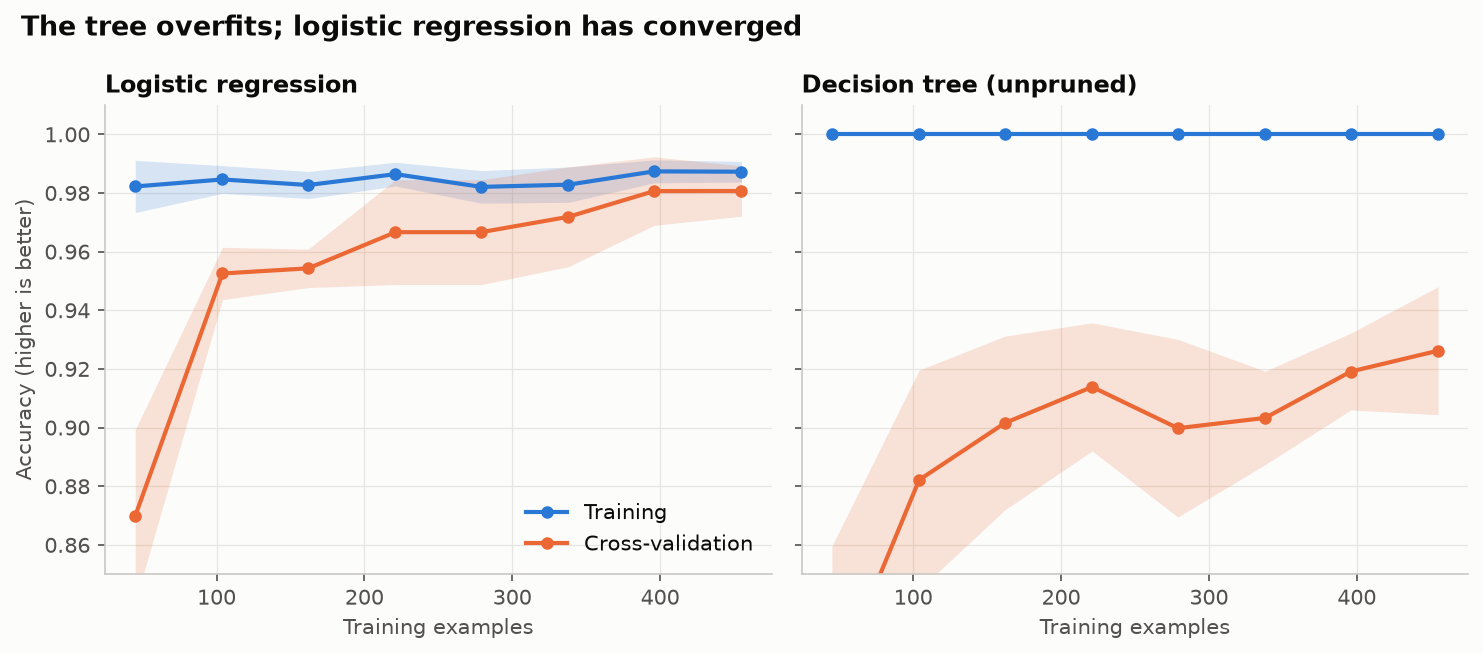

The Python source for this figure:
"""
Learning Curve  -  family: Multivariate & ML

DESIGN PURPOSE
Plots training and cross-validated performance against the number of training
examples. The gap and the trend tell you whether a model is underfitting,
overfitting, or would benefit from more data.

WHEN TO USE
  - Decide whether collecting more data is likely to improve a model
  - Diagnose overfitting (large train–validation gap) or underfitting (both
    scores low)
  - Compare how quickly candidate models learn from limited data

AVOID WHEN
  - The dataset is tiny (cross-validation scores will be too noisy to compare)
  - You want to compare models at one fixed data size (a table or dot plot is
    clearer)

ALTERNATIVES
  - Validation curve (score vs a hyperparameter)
  - Dot plot of cross-validation scores per model

EXAMPLE
Two classifiers on the real Breast Cancer Wisconsin dataset
(load_breast_cancer, 569 tumours), with accuracy from 5-fold cross-validation:
a regularized logistic regression and an unpruned decision tree.

Run:  python learning_curve.py
"""
import sys
from pathlib import Path

import numpy as np
import pandas as pd
import matplotlib.pyplot as plt

# Library style: categorical colors in fixed order, recessive axes, hairline grid.
PALETTE = ["#2a78d6", "#eb6834", "#1baf7a", "#eda100",
           "#e87ba4", "#008300", "#6250d6", "#e34948"]
SEQ_CMAP = "Blues"      # sequential: one hue, light -> dark
DIV_CMAP = "RdBu_r"     # diverging: two opposite hues, neutral midpoint
GRAY = "#b8b7b1"        # de-emphasised marks
plt.rcParams.update({
    "figure.figsize": (8, 4.8), "figure.dpi": 110, "figure.facecolor": "#fcfcfb",
    "axes.facecolor": "#fcfcfb", "axes.edgecolor": "#c9c8c3", "axes.linewidth": 0.8,
    "axes.spines.top": False, "axes.spines.right": False,
    "axes.grid": True, "grid.color": "#e6e5e1", "grid.linewidth": 0.6, "axes.axisbelow": True,
    "axes.prop_cycle": plt.cycler(color=PALETTE),
    "axes.titlesize": 13, "axes.titleweight": "bold", "axes.titlelocation": "left",
    "axes.labelcolor": "#52514e", "xtick.color": "#52514e", "ytick.color": "#52514e",
    "text.color": "#0b0b0b", "font.size": 10, "lines.linewidth": 2,
    "legend.frameon": False,
})

from sklearn.datasets import load_breast_cancer
from sklearn.linear_model import LogisticRegression
from sklearn.model_selection import StratifiedKFold, learning_curve
from sklearn.pipeline import make_pipeline
from sklearn.preprocessing import StandardScaler
from sklearn.tree import DecisionTreeClassifier

# --- Example data ------------------------------------------------------------
X, y = load_breast_cancer(return_X_y=True)
cv = StratifiedKFold(5, shuffle=True, random_state=0)
models = {
    "Logistic regression": make_pipeline(StandardScaler(), LogisticRegression(C=0.5, max_iter=5000)),
    "Decision tree (unpruned)": DecisionTreeClassifier(random_state=0),
}
curves = {}
for name, m in models.items():
    sizes, tr, va = learning_curve(m, X, y, cv=cv, train_sizes=np.linspace(0.1, 1, 8), scoring="accuracy")
    curves[name] = (sizes, tr, va)
pd.DataFrame({name: c[2].mean(axis=1) for name, c in curves.items()}, index=sizes).round(3)

# --- Plot --------------------------------------------------------------------
fig, axes = plt.subplots(1, 2, figsize=(10, 4.4), sharey=True)
for ax, (name, (sizes, tr, va)) in zip(axes, curves.items()):
    for scores, color, label in [(tr, PALETTE[0], "Training"), (va, PALETTE[1], "Cross-validation")]:
        mu, sd = scores.mean(axis=1), scores.std(axis=1)
        ax.fill_between(sizes, mu - sd, mu + sd, color=color, alpha=0.18, linewidth=0)
        ax.plot(sizes, mu, color=color, marker="o", markersize=5, label=label)
    ax.set_title(name, fontsize=11.5)
    ax.set_xlabel("Training examples")
axes[0].set_ylabel("Accuracy (higher is better)")
axes[0].set_ylim(0.85, 1.01)
axes[0].legend(loc="lower right")
fig.suptitle("The tree overfits; logistic regression has converged",
             x=0.02, ha="left", fontsize=13, fontweight="bold")
fig.tight_layout()

# --- Save / show -------------------------------------------------------------
out = Path(__file__).with_name(Path(__file__).stem + ".png")
fig.savefig(out, dpi=150, bbox_inches="tight")
print(f"saved {out}")
if "--no-show" not in sys.argv:
    plt.show()
